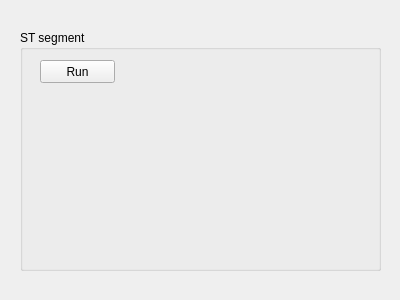
<?xml version="1.0" encoding="UTF-8"?>
<ui version="4.0">
 <class>St_segment</class>
 <widget class="QWidget" name="St_segment">
  <property name="geometry">
   <rect>
    <x>0</x>
    <y>0</y>
    <width>400</width>
    <height>300</height>
   </rect>
  </property>
  <property name="windowTitle">
   <string>Form</string>
  </property>
  <widget class="QGroupBox" name="groupBox_STSegment">
   <property name="geometry">
    <rect>
     <x>20</x>
     <y>30</y>
     <width>361</width>
     <height>241</height>
    </rect>
   </property>
   <property name="title">
    <string>ST segment</string>
   </property>
   <widget class="QPushButton" name="pushButton">
    <property name="geometry">
     <rect>
      <x>20</x>
      <y>30</y>
      <width>75</width>
      <height>23</height>
     </rect>
    </property>
    <property name="text">
     <string>Run</string>
    </property>
   </widget>
  </widget>
 </widget>
 <resources/>
 <connections/>
</ui>
